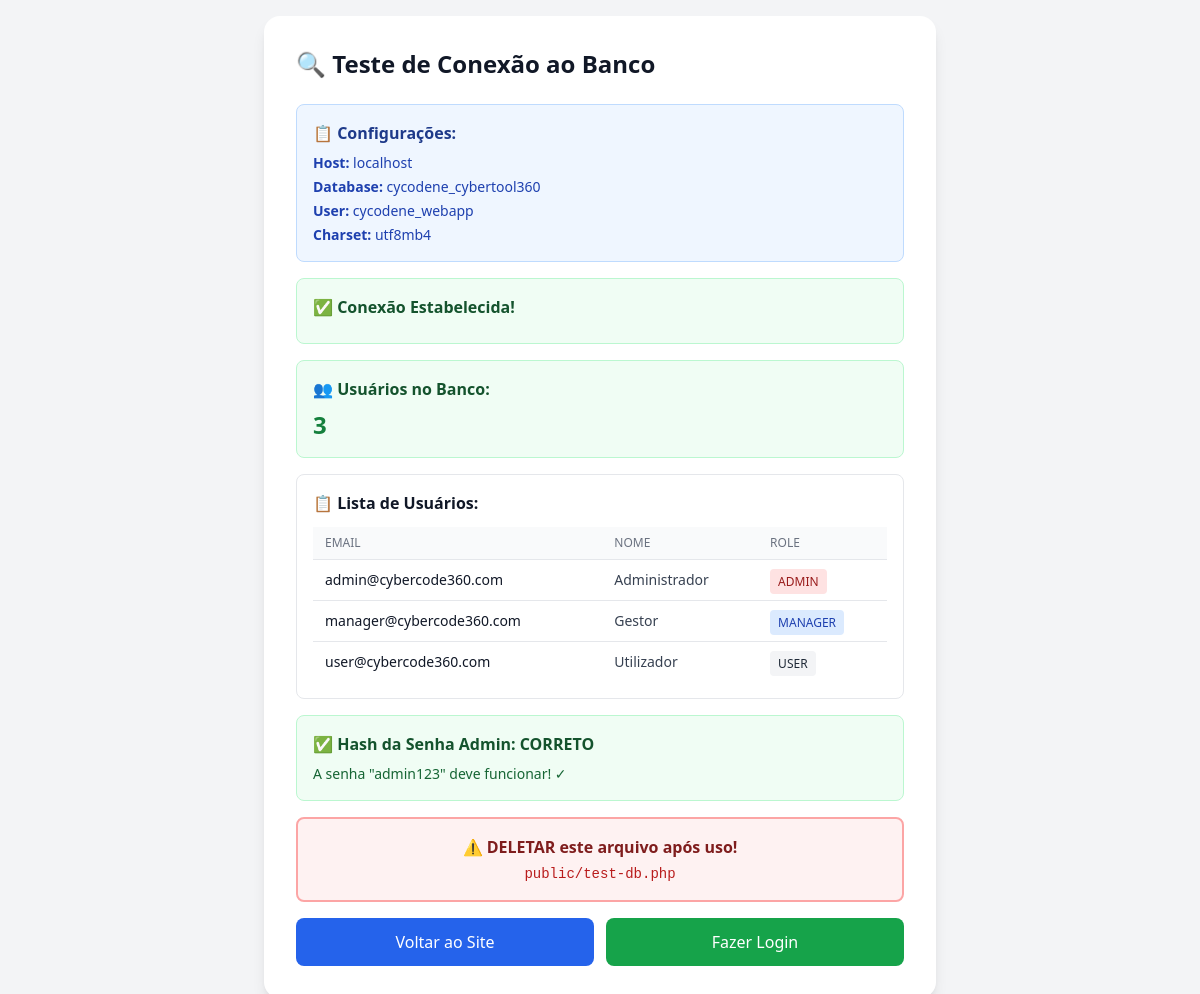
Screenshot of /test-db.php with the database file from the repository.
### tables this page shows
CREATE TABLE IF NOT EXISTS users (
  id            VARCHAR(24) PRIMARY KEY,
  email         VARCHAR(191) NOT NULL UNIQUE,
  password_hash VARCHAR(191) NOT NULL,
  name          VARCHAR(120),
  role          ENUM('ADMIN','MANAGER','USER') NOT NULL DEFAULT 'USER',
  avatar_url    VARCHAR(512),
  created_at    TIMESTAMP NOT NULL DEFAULT CURRENT_TIMESTAMP,
  updated_at    TIMESTAMP NOT NULL DEFAULT CURRENT_TIMESTAMP ON UPDATE CURRENT_TIMESTAMP,
  INDEX idx_users_email (email),
  INDEX idx_users_role (role)
);

### public/test-db.php (the view, shortened to what this page needs)
<!DOCTYPE html>
<html lang="pt-BR">
<head>
    <script src="https://cdn.tailwindcss.com"></script>
</head>
<body class="bg-gray-100 min-h-screen flex items-center justify-center p-4">
    <div class="bg-white rounded-2xl shadow-lg p-8 max-w-2xl w-full">
        <h1 class="text-2xl font-bold text-gray-900 mb-6">🔍 Teste de Conexão ao Banco</h1>
        <div class="space-y-4">
            <?php
            try {
                echo '<div class="bg-blue-50 border border-blue-200 rounded-lg p-4">';
                echo '<h2 class="font-bold text-blue-900 mb-2">📋 Configurações:</h2>';
                echo '<ul class="text-sm text-blue-800 space-y-1">';
                echo '<li><strong>Host:</strong> ' . htmlspecialchars(DB_HOST) . '</li>';
                echo '<li><strong>Database:</strong> ' . htmlspecialchars(DB_NAME) . '</li>';
                echo '<li><strong>User:</strong> ' . htmlspecialchars(DB_USER) . '</li>';
                echo '<li><strong>Charset:</strong> ' . htmlspecialchars(DB_CHARSET) . '</li>';
                echo '</ul>';
                echo '</div>';
                $pdo = new PDO(
                    "mysql:host=" . DB_HOST . ";dbname=" . DB_NAME . ";charset=" . DB_CHARSET,
                    DB_USER,
                    DB_PASS,
                    [
                        PDO::ATTR_ERRMODE => PDO::ERRMODE_EXCEPTION,
                        PDO::ATTR_DEFAULT_FETCH_MODE => PDO::FETCH_ASSOC
                    ]
                );
                echo '<div class="bg-green-50 border border-green-200 rounded-lg p-4">';
                echo '<h2 class="font-bold text-green-900 mb-2">✅ Conexão Estabelecida!</h2>';
                echo '</div>';
                $stmt = $pdo->query("SELECT COUNT(*) as total FROM users");
                $users = $stmt->fetch()['total'];
                echo '<div class="bg-green-50 border border-green-200 rounded-lg p-4">';
                echo '<h2 class="font-bold text-green-900 mb-2">👥 Usuários no Banco:</h2>';
                echo '<p class="text-2xl font-bold text-green-700">' . $users . '</p>';
                echo '</div>';
                $stmt = $pdo->query("SELECT id, email, name, role FROM users ORDER BY role");
                $usersList = $stmt->fetchAll();
                if ($usersList) {
                    echo '<div class="bg-white border border-gray-200 rounded-lg p-4">';
                    echo '<h2 class="font-bold text-gray-900 mb-3">📋 Lista de Usuários:</h2>';
                    echo '<div class="overflow-x-auto">';
                    echo '<table class="min-w-full divide-y divide-gray-200">';
                    echo '<thead class="bg-gray-50">';
                    echo '<tr>';
                    echo '<th class="px-3 py-2 text-left text-xs font-medium text-gray-500 uppercase">Email</th>';
                    echo '<th class="px-3 py-2 text-left text-xs font-medium text-gray-500 uppercase">Nome</th>';
                    echo '<th class="px-3 py-2 text-left text-xs font-medium text-gray-500 uppercase">Role</th>';
                    echo '</tr>';
                    echo '</thead>';
                    echo '<tbody class="bg-white divide-y divide-gray-200">';
                    foreach ($usersList as $user) {
                        $roleColor = [
                            'ADMIN' => 'bg-red-100 text-red-800',
                            'MANAGER' => 'bg-blue-100 text-blue-800',
                            'USER' => 'bg-gray-100 text-gray-800'
                        ];
                        echo '<tr>';
                        echo '<td class="px-3 py-2 text-sm text-gray-900">' . htmlspecialchars($user['email']) . '</td>';
                        echo '<td class="px-3 py-2 text-sm text-gray-700">' . htmlspecialchars($user['name']) . '</td>';
                        echo '<td class="px-3 py-2">';
                        echo '<span class="px-2 py-1 text-xs font-medium rounded ' . $roleColor[$user['role']] . '">' . $user['role'] . '</span>';
                        echo '</td>';
                        echo '</tr>';
                    }
                    echo '</tbody>';
                    echo '</table>';
                    echo '</div>';
                    echo '</div>';
                }
                $stmt = $pdo->prepare("SELECT password_hash FROM users WHERE email = ?");
                $stmt->execute(['admin@cybercode360.com']);
                $admin = $stmt->fetch();
                if ($admin) {
                    $expectedHash = '$2y$10$92IXUNpkjO0rOQ5byMi.Ye4oKoEa3Ro9llC/.og/at2.uheWG/igi';
                    $isCorrect = ($admin['password_hash'] === $expectedHash);
                    echo '<div class="bg-' . ($isCorrect ? 'green' : 'yellow') . '-50 border border-' . ($isCorrect ? 'green' : 'yellow') . '-200 rounded-lg p-4">';
                    echo '<h2 class="font-bold text-' . ($isCorrect ? 'green' : 'yellow') . '-900 mb-2">';
                    echo $isCorrect ? '✅ Hash da Senha Admin: CORRETO' : '⚠️ Hash da Senha Admin: DIFERENTE';
                    echo '</h2>';
                    if (!$isCorrect) {
                        echo '<p class="text-sm text-yellow-800 mb-2">O hash atual não corresponde a "admin123".</p>';
                        echo '<p class="text-xs font-mono bg-yellow-100 p-2 rounded break-all">' . htmlspecialchars($admin['password_hash']) . '</p>';
                        echo '<div class="mt-3 p-3 bg-yellow-100 rounded">';
                        echo '<p class="text-sm font-bold text-yellow-900 mb-1">Execute no phpMyAdmin:</p>';
                        echo '<code class="text-xs text-yellow-800 block">UPDATE users SET password_hash = \'' . $expectedHash . '\' WHERE email = \'admin@cybercode360.com\';</code>';
                        echo '</div>';
                    } else {
                        echo '<p class="text-sm text-green-800">A senha "admin123" deve funcionar! ✓</p>';
                    }
                    echo '</div>';
                }
            } catch (PDOException $e) {
                echo '<div class="bg-red-50 border border-red-200 rounded-lg p-4">';
                echo '<h2 class="font-bold text-red-900 mb-2">❌ Erro de Conexão</h2>';
                echo '<p class="text-sm text-red-800 font-mono">' . htmlspecialchars($e->getMessage()) . '</p>';
                echo '<div class="mt-3 p-3 bg-red-100 rounded">';
                echo '<p class="text-sm font-bold text-red-900 mb-1">Verifique:</p>';
                echo '<ul class="text-sm text-red-800 list-disc list-inside space-y-1">';
                echo '<li>Credenciais em config.php</li>';
                echo '<li>Banco de dados existe no cPanel</li>';
                echo '<li>Usuário tem permissões no banco</li>';
                echo '</ul>';
                echo '</div>';
                echo '</div>';
            }
            ?>
            <div class="bg-red-50 border-2 border-red-300 rounded-lg p-4 mt-6">
                <p class="text-red-900 font-bold text-center">
                    ⚠️ DELETAR este arquivo após uso!
                </p>
                <p class="text-red-700 text-sm text-center mt-1">
                    <code>public/test-db.php</code>
                </p>
            </div>
            <div class="flex gap-3">
                <a href="/" class="flex-1 text-center bg-blue-600 text-white px-6 py-3 rounded-lg hover:bg-blue-700 transition">
                    Voltar ao Site
                </a>
                <a href="/signin" class="flex-1 text-center bg-green-600 text-white px-6 py-3 rounded-lg hover:bg-green-700 transition">
                    Fazer Login
                </a>
            </div>
        </div>
    </div>
</body>
</html>

### rows the page displays
users: email "admin@cybercode360.com", name "Administrador", role "ADMIN"
users: email "manager@cybercode360.com", name "Gestor", role "MANAGER"
users: email "user@cybercode360.com", name "Utilizador", role "USER"

### other values shown
DB_HOST "localhost"
DB_NAME "cycodene_cybertool360"
DB_USER "cycodene_webapp"
DB_CHARSET "utf8mb4"
$users "3"
